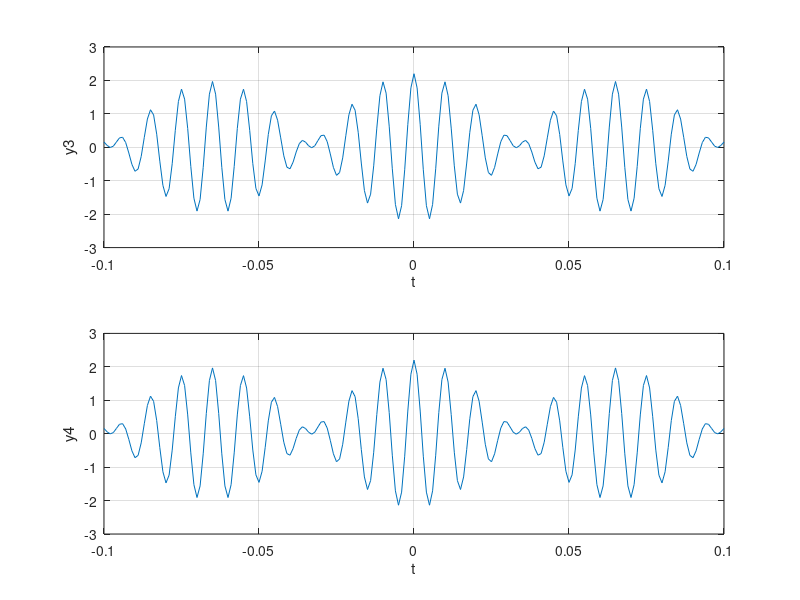
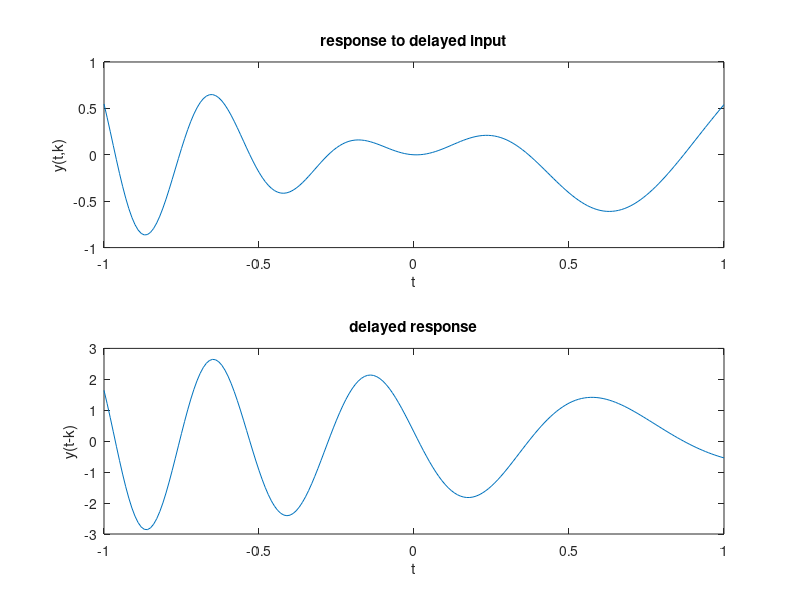

These charts were generated, in order, by the following MATLAB code:
%% Linearity%
clc;
close all;
clear all;
%y(t)=x(t)cos(2*pi*100*t);
%x(t)=0.4cos(2*pi*10*t);
t=-0.1:0.001:0.1;
x=0.4.*cos(2*pi*10*t);
y=x.*cos(1*pi*100*t);
x1=0.2*cos(2*pi*5*t);
x2=0.6*cos(2*pi*8*t);
a1=2;
a2=3;
y1=x1.*cos(2*pi*100*t);
y2=x2.*cos(2*pi*100*t);
y3=a1*y1+a2*y2;
x3=a1*x1+a2*x2;
y4=x3.*cos(2*pi*100*t);
if(round(y3)==round(y4));
    disp('linear');
else;
    disp('non linear');
end;
figure();
subplot(2,1,1);
plot(t,y3);
grid;
xlabel('t');
ylabel('y3');
subplot(2,1,2);
plot(t,y4);
grid;
xlabel('t');
ylabel('y4');

% time invariance of a given system y(t)=t.cosx(t) 
 
clc;
close all;
clear all;
t=-1:0.01:1;
x=(2*t)+3*t.^2;
k=2;
xtmk=(2*(t-k))+3*(t-k).^2;
ytck=t.*cos(xtmk);%response to delayed input
ytmk=(t-k).*cos(xtmk);%delayed response
if(round(ytck)==round(ytmk))
    disp('time invariant');
else
    disp('time variant');
end
figure;
subplot(2,1,1);
plot(t,ytck);
xlabel('t');
ylabel('y(t,k)');
title('response to delayed input');
subplot(2,1,2);
plot(t,ytmk);
xlabel('t');
ylabel('y(t-k)');
title('delayed response');
